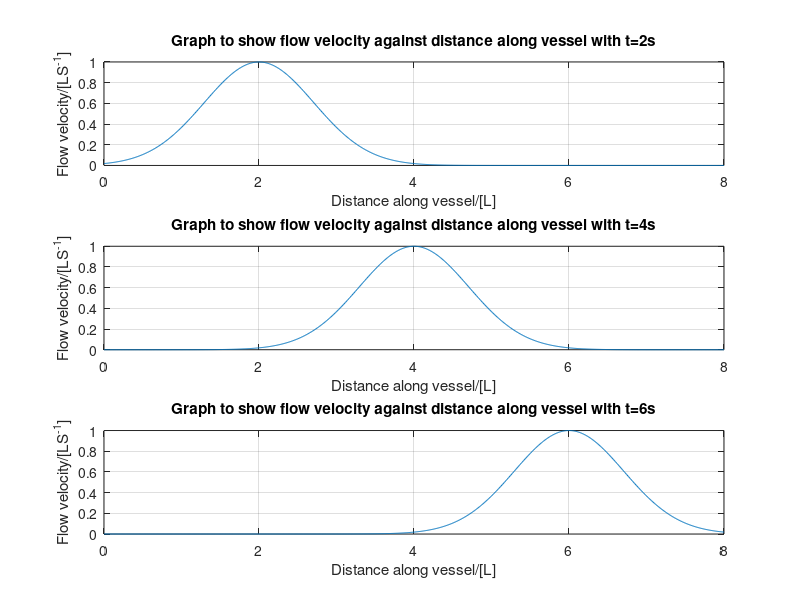

The MATLAB script that drew this image:
clc
clear
close all

v = zeros(3,1000);

for i = [1 2 3]
    %define vars
    x = linspace(0,8,1000);
    c = 1;
    p = 1;
    t = 2*i;

    %equation
    v(i,:) = exp(-(x-(1/sqrt(c*p)).*t).^2);
end

%plots 
subplot(3,1,1)
plot(x,v(1,:))
title('Graph to show flow velocity against distance along vessel with t=2s')
xlabel('Distance along vessel/[L]')
ylabel('Flow velocity/[LS^{-1}]')
grid on
subplot(3,1,2)
plot(x,v(2,:))
title('Graph to show flow velocity against distance along vessel with t=4s')
xlabel('Distance along vessel/[L]')
ylabel('Flow velocity/[LS^{-1}]')
grid on
subplot(3,1,3)
plot(x,v(3,:))
title('Graph to show flow velocity against distance along vessel with t=6s')
xlabel('Distance along vessel/[L]')
ylabel('Flow velocity/[LS^{-1}]')
grid on